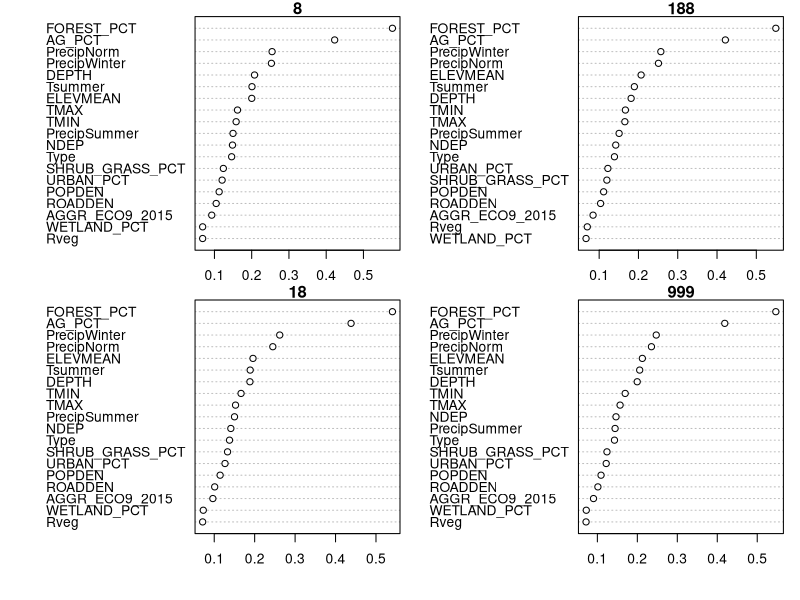
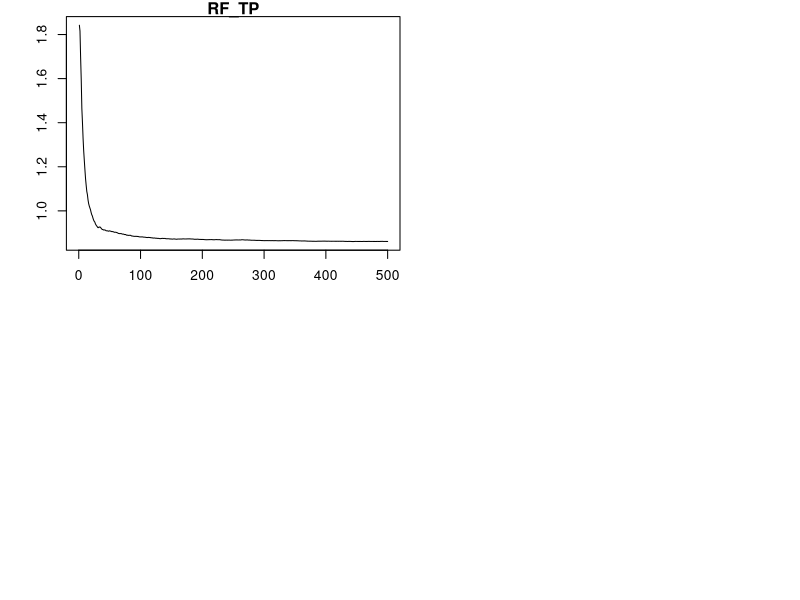

The R source for these figures, in order: (Note: a time limit stopped this script after it produced the figures.)
# Author: Katelyn King, adapted code by Ian McCullough
# Date: Jan 4, 2019
#####################################################################################################
#install.packages('randomForest')
#### R libraries ####
library(dplyr)
library(randomForest)
library(ggplot2)

#### load data ####
lake <- read.csv("Data/NLA2012_data.csv", header=T)
stream<-read.csv("Data/NRSA0809_data.csv", header=T)
wetland<-read.csv("Data/NWCA2011_data.csv", header=T)

### Combine all 3 ecosystems 
allecos<-gtools::smartbind(lake, stream, wetland)

### Compare biotic and abiotic variables to predictor variables###
## Random forest procedure
#set up parameters 
ntreez <- 500
par(mfrow=c(2,2))
par(mar=c(2,2,1,1), oma=c(2,2,0,0))
set_string <-c(8, 188, 18, 999) #TRY DIFFERENT SEED SETS 188, 18, 999 top predictors don't change 

### TP #### 
noNAs<-allecos[!(is.na(allecos$TP)),] 
for (i in 1:length(set_string)) {
  set.seed(set_string[i])
  RF_TP <- randomForest(log(TP+1) ~ Rveg + ELEVMEAN + Type + DEPTH + POPDEN + ROADDEN + NDEP + 
                          TMIN + TMAX + PrecipNorm + PrecipSummer + Tsummer + PrecipWinter + AG_PCT + FOREST_PCT +
                          WETLAND_PCT + URBAN_PCT + SHRUB_GRASS_PCT + AGGR_ECO9_2015, 
                        data=noNAs, ntree=ntreez, importance=T, na.action=na.omit)
  RF_TP
  TP_imp <-randomForest::importance(RF_TP, type=1, scale=FALSE) #mean decrease in accuracy (also called permutation accuracy importance).
  imp<-as.data.frame(TP_imp) 
  imp$'Pred'   <-rownames(imp)
  imp <- structure(imp$`%IncMSE`, names = as.character(imp$Pred))
  
  dotchart(imp[order(imp)], xlab = "mean decrease in accuracy",
                main = set_string[i])
  
} 

# diagnostic for if I ran enough trees to reduce MSE  
plot(RF_TP, xlim=c(0,500))

#### TN ##### 
noNAs<-allecos[!(is.na(allecos$TN)),] 
for (i in 1:length(set_string)) { #TRY DIFFERENT SEED SETS 188, 18, 999, 8
  set.seed(set_string[i])
RF_TN <- randomForest(log(TN+1) ~ Rveg + ELEVMEAN + Type + DEPTH + POPDEN + ROADDEN + NDEP + 
                        TMIN + TMAX + PrecipNorm + PrecipSummer + Tsummer + PrecipWinter + AG_PCT + FOREST_PCT +
                        WETLAND_PCT + URBAN_PCT + SHRUB_GRASS_PCT + AGGR_ECO9_2015, 
                      data=noNAs, ntree=ntreez, importance=T, na.action=na.omit)
RF_TN
TN_imp <-randomForest::importance(RF_TN, type=1, scale=FALSE) #mean decrease in accuracy (also called permutation accuracy importance).
imp<-as.data.frame(TN_imp) 
imp$'Pred'   <-rownames(imp)
imp <- structure(imp$`%IncMSE`, names = as.character(imp$Pred))

dotchart(imp[order(imp)], xlab = "mean decrease in accuracy",
         main = set_string[i])

} 

# diagnostic for if I ran enough trees to reduce MSE  
plot(RF_TN, xlim=c(0,500))

#### ChlA ##### 
noNAs<-allecos[!(is.na(allecos$CHLA)),] 
for (i in 1:length(set_string)) { #TRY DIFFERENT SEED SETS 188, 18, 999, 8
  set.seed(set_string[i])
RF_CHLA <- randomForest(log(CHLA+1) ~ Rveg + ELEVMEAN + Type + DEPTH + POPDEN + ROADDEN + NDEP + 
                        TMIN + TMAX + PrecipNorm + PrecipSummer + Tsummer + PrecipWinter + AG_PCT + FOREST_PCT +
                        WETLAND_PCT + URBAN_PCT + SHRUB_GRASS_PCT + AGGR_ECO9_2015, 
                      data=noNAs, ntree=ntreez, importance=T, na.action=na.omit)
RF_CHLA
CHLA_imp <-randomForest::importance(RF_CHLA, type=1, scale=FALSE) #mean decrease in accuracy (also called permutation accuracy importance).
imp<-as.data.frame(CHLA_imp) 
imp$'Pred'   <-rownames(imp)
imp <- structure(imp$`%IncMSE`, names = as.character(imp$Pred))

dotchart(imp[order(imp)], xlab = "mean decrease in accuracy",
         main = set_string[i])

} 
# diagnostic for if I ran enough trees to reduce MSE  
plot(RF_CHLA, xlim=c(0,500))

#### Aquatic Veg ##### 
noNAs<-allecos[!(is.na(allecos$aqveg)),] 
for (i in 1:length(set_string)) { #TRY DIFFERENT SEED SETS 188, 18, 999, 8
  set.seed(set_string[i])
RF_aqveg <- randomForest(log(aqveg+1) ~ Rveg + ELEVMEAN + Type + DEPTH + POPDEN + ROADDEN + NDEP + 
                          TMIN + TMAX + PrecipNorm + PrecipSummer + Tsummer + PrecipWinter + AG_PCT + FOREST_PCT +
                          WETLAND_PCT + URBAN_PCT + SHRUB_GRASS_PCT + AGGR_ECO9_2015, 
                        data=noNAs, ntree=ntreez, importance=T, na.action=na.omit)
RF_aqveg
veg_imp <-randomForest::importance(RF_aqveg, type=1, scale=FALSE) #mean decrease in accuracy (also called permutation accuracy importance).
imp<-as.data.frame(veg_imp) 
imp$'Pred'   <-rownames(imp)
imp <- structure(imp$`%IncMSE`, names = as.character(imp$Pred))

dotchart(imp[order(imp)], xlab = "mean decrease in accuracy",
         main = set_string[i])

} 
# diagnostic for if I ran enough trees to reduce MSE  
plot(RF_aqveg, xlim=c(0,500))

### 4-PANEL PLOT ####

#ggplot 
#TP
  imp<-as.data.frame(TP_imp) 
  imp$'Pred'   <-rownames(imp)
  io<-imp[order(imp$`%IncMSE`),]
  io$`Pred` <- factor(io$`Pred`, levels=io$`Pred`)  # convert to factor to retain sorted order in plot.
  
  theme_set(theme_bw())  

TP<- ggplot(io, aes(x=`Pred`, y=`%IncMSE`)) + 
  geom_point(stat="identity", size=2) + 
  coord_flip(ylim = c(0, 0.6)) + 
  theme(axis.text.y=element_text(face = c('plain', 'plain', 'plain', 'plain',
                                          'plain', 'plain', 'plain', 'plain', 'plain', 'plain',
                                          'plain', 'plain', 'plain', 'plain', 'plain', 'plain', 
                                          'bold', 'bold', 'bold'))) +
  theme(axis.title.x=element_blank()) + 
  theme(axis.title.y=element_blank())

#TN
imp<-as.data.frame(TN_imp) 
imp$'Pred'   <-rownames(imp)
io<-imp[order(imp$`%IncMSE`),]
io$`Pred` <- factor(io$`Pred`, levels=io$`Pred`)  # convert to factor to retain sorted order in plot.

TN<- ggplot(io, aes(x=`Pred`, y=`%IncMSE`)) + 
  geom_point(stat="identity", size=2) + 
  coord_flip(ylim = c(0, 0.6)) + 
  theme(axis.text.y=element_text(face = c( 'plain', 'plain', 'plain', 'plain',
                                          'plain', 'plain', 'plain', 'plain', 'plain', 'plain',
                                          'plain', 'plain', 'plain', 'plain', 'plain', 'bold', 
                                          'bold', 'bold', 'bold'))) +
  theme(axis.title.x=element_blank())  + 
  theme(axis.title.y=element_blank())

#CHL
imp<-as.data.frame(CHLA_imp) 
imp$'Pred'   <-rownames(imp)
io<-imp[order(imp$`%IncMSE`),]
io$`Pred` <- factor(io$`Pred`, levels=io$`Pred`)  # convert to factor to retain sorted order in plot.

CHL<- ggplot(io, aes(x=`Pred`, y=`%IncMSE`)) + 
  geom_point(stat="identity", size=2) + 
  coord_flip(ylim = c(0, 0.4)) + 
  theme(axis.text.y=element_text(face = c('plain', 'plain', 'plain',
                                          'plain', 'plain', 'plain', 'plain', 'plain', 'plain',
                                          'plain', 'plain', 'plain', 'plain', 'plain', 'plain', 
                                          'plain', 'bold', 'bold', 'bold'))) +
  ylab("mean decrease in accuracy") + 
  theme(axis.title.y=element_blank())


#AqVeg
imp<-as.data.frame(veg_imp) 
imp$'Pred'   <-rownames(imp)
io<-imp[order(imp$`%IncMSE`),]
io$`Pred` <- factor(io$`Pred`, levels=io$`Pred`)  # convert to factor to retain sorted order in plot.

veg<- ggplot(io, aes(x=`Pred`, y=`%IncMSE`)) + 
  geom_point(stat="identity", size=2) + 
  coord_flip( ylim = c(0, 0.85)) + 
  theme(axis.text.y=element_text(face = c('plain', 'plain', 'plain',
                                          'plain', 'plain', 'plain', 'plain', 'plain', 'plain',
                                          'plain', 'plain', 'plain', 'plain', 'plain', 'plain', 
                                          'plain', 'plain', 'bold', 'bold'))) +
  ylab("mean decrease in accuracy") + 
  theme(axis.title.y=element_blank())


Fig3<-cowplot::plot_grid(TP, TN, CHL, veg, labels = c('a', 'b', "c", "d"))

#save plot
cowplot::save_plot("Figures/Fig3.pdf", Fig3, ncol = 2, nrow = 2, base_width = 7,
                   base_aspect_ratio = 1.1, dpi=600)

############################################
## Appendix S2 ###
############################################
#plot the number of trees as a function of error 
png('Sup2a.png',width = 7, height = 4, units = 'in', res = 600)
par(mfrow=c(2,2))
par(mar=c(2,2,1,1), oma=c(2,2,0,0))

plot(RF_TP, xlim=c(0,500), main ='')
mtext('a', side = 3, line = 0, adj = -0.1, cex = 1, font=2)
plot(RF_TN, xlim=c(0,500), main ='')
mtext('b', side = 3, line = 0, adj = -0.1, cex = 1, font=2)
plot(RF_CHLA, xlim=c(0,500), main ='')
mtext('c', side = 3, line = 0, adj = -0.1, cex = 1, font=2)
plot(RF_aqveg, xlim=c(0,500), main ='')
mtext('d', side = 3, line = 0, adj = -0.1, cex = 1, font=2)
mtext("number of trees", side = 1, outer = TRUE, cex = 1, line = 1)
mtext("error", side = 2, outer = TRUE, adj=0.53, cex = 1, line = 1)

dev.off()

#### subsampling RF for equal sample size #### 

set.seed(999) #try multiple random bootstrap samples, set.seed( 999, 19, 18, and 188 )
lake_samp<-sample(nrow(lake), size=400, replace = TRUE, prob = NULL)
lake_s <- lake[lake_samp, ]

set.seed(999)
stream_samp<-sample(nrow(stream), size=400, replace = TRUE, prob = NULL)
stream_s <- stream[stream_samp, ]

allecos_s<-gtools::smartbind(lake_s, stream_s, wetland)
allecos_s$lnTP<-log(allecos_s$TP+1)
allecos_s$lnTN<-log(allecos_s$TN+1)
allecos_s$lnCHL<-log(allecos_s$CHLA+1)
allecos_s$lnaqveg<-log(allecos_s$aqveg+1)


#plot importance 
  library(ggplot2)
  theme_set(theme_bw())  

#TP
  
  for (i in 1:length(set_string)) { #TRY DIFFERENT SEED SETS 188, 18, 999, 8
    set.seed(set_string[i])
    s_TP <- randomForest(lnTP ~ Rveg + ELEVMEAN + Type + DEPTH + POPDEN + ROADDEN + NDEP + 
                           TMIN + TMAX + PrecipNorm + PrecipSummer + Tsummer + PrecipWinter + AG_PCT + FOREST_PCT +
                           WETLAND_PCT + URBAN_PCT + SHRUB_GRASS_PCT + AGGR_ECO9_2015, 
                         data=allecos_s, ntree=ntreez, importance=T, na.action=na.omit)
    print(s_TP)
    s_imp <-randomForest::importance(s_TP, type=1, scale=FALSE) 
    imp<-as.data.frame(s_imp) 
    imp$'Pred'   <-rownames(imp)
    imp <- structure(imp$`%IncMSE`, names = as.character(imp$Pred))
    
    dotchart(imp[order(imp)], xlab = "mean decrease in accuracy",
             main = set_string[i])
    
  } 

s_imp <-randomForest::importance(s_TP, type=1, scale=FALSE) 
imp<-as.data.frame(s_imp)  
imp$'Pred'   <-rownames(imp)
io<-imp[order(imp$`%IncMSE`),]
io$`Pred` <- factor(io$`Pred`, levels=io$`Pred`)  # convert to factor to retain sorted order in plot.
  
TP<- ggplot(io, aes(x=`Pred`, y=`%IncMSE`)) + 
    geom_point(stat="identity", size=2) + 
    coord_flip(ylim = c(0, 0.6)) + 
    theme(axis.text.y=element_text(face = c('plain', 'plain', 'plain',
                                            'plain', 'plain', 'plain', 'plain', 'plain', 'plain',
                                            'plain', 'plain', 'plain', 'plain', 'plain', 'bold', 
                                            'bold', 'bold', 'bold',  'bold'))) +
  theme(axis.title.x=element_blank()) + 
    theme(axis.title.y=element_blank())

#TN
for (i in 1:length(set_string)) { #TRY DIFFERENT SEED SETS 188, 18, 999, 8
  set.seed(set_string[i])
  s_TN <- randomForest(lnTN ~ Rveg + ELEVMEAN + Type + DEPTH + POPDEN + ROADDEN + NDEP + 
                         TMIN + TMAX + PrecipNorm + PrecipSummer + Tsummer + PrecipWinter + AG_PCT + FOREST_PCT +
                         WETLAND_PCT + URBAN_PCT + SHRUB_GRASS_PCT + AGGR_ECO9_2015, 
                       data=allecos_s, ntree=ntreez, importance=T, na.action=na.omit)
  print(s_TN)
  s_imp <-randomForest::importance(s_TN, type=1, scale=FALSE) 
  imp<-as.data.frame(s_imp) 
  imp$'Pred'   <-rownames(imp)
  imp <- structure(imp$`%IncMSE`, names = as.character(imp$Pred))
  
  dotchart(imp[order(imp)], xlab = "mean decrease in accuracy",
           main = set_string[i])
  
} 

s_imp <-randomForest::importance(s_TN, type=1, scale=FALSE) 
imp<-as.data.frame(s_imp)  
imp$'Pred'   <-rownames(imp)
io<-imp[order(imp$`%IncMSE`),]
io$`Pred` <- factor(io$`Pred`, levels=io$`Pred`)  # convert to factor to retain sorted order in plot.

TN<- ggplot(io, aes(x=`Pred`, y=`%IncMSE`)) + 
  geom_point(stat="identity", size=2) + 
  coord_flip(ylim = c(0, 0.6)) + 
  theme(axis.text.y=element_text(face = c('plain', 'plain', 'plain', 'plain',
                                          'plain', 'plain', 'plain', 'plain', 'plain', 'plain',
                                          'plain', 'plain', 'plain', 'plain', 'plain', 'bold', 
                                          'bold', 'bold', 'bold'))) +
  theme(axis.title.x=element_blank())  + 
  theme(axis.title.y=element_blank())

#CHL
for (i in 1:length(set_string)) { #TRY DIFFERENT SEED SETS 188, 18, 999, 8
  set.seed(set_string[i])
  s_CHL <- randomForest(lnCHL ~ Rveg + ELEVMEAN + Type + DEPTH + POPDEN + ROADDEN + NDEP + 
                         TMIN + TMAX + PrecipNorm + PrecipSummer + Tsummer + PrecipWinter + AG_PCT + FOREST_PCT +
                         WETLAND_PCT + URBAN_PCT + SHRUB_GRASS_PCT + AGGR_ECO9_2015, 
                       data=allecos_s, ntree=ntreez, importance=T, na.action=na.omit)
  print(s_CHL)
  s_imp <-randomForest::importance(s_CHL, type=1, scale=FALSE) 
  imp<-as.data.frame(s_imp) 
  imp$'Pred'   <-rownames(imp)
  imp <- structure(imp$`%IncMSE`, names = as.character(imp$Pred))
  
  dotchart(imp[order(imp)], xlab = "mean decrease in accuracy",
           main = set_string[i])
  
} 

s_imp <-randomForest::importance(s_CHL, type=1, scale=FALSE) 
imp<-as.data.frame(s_imp)  
imp$'Pred'   <-rownames(imp)
io<-imp[order(imp$`%IncMSE`),]
io$`Pred` <- factor(io$`Pred`, levels=io$`Pred`)  # convert to factor to retain sorted order in plot.

CHL<- ggplot(io, aes(x=`Pred`, y=`%IncMSE`)) + 
  geom_point(stat="identity", size=2) + 
  coord_flip() + 
  theme(axis.text.y=element_text(face = c( 'plain', 'plain', 'plain',
                                          'plain', 'plain', 'plain', 'plain', 'plain', 'plain',
                                          'plain', 'plain', 'plain', 'plain', 'plain', 'plain', 
                                          'plain', 'bold', 'bold', 'bold'))) +
  ylab("mean decrease in accuracy") + 
  theme(axis.title.y=element_blank())


#AqVeg
for (i in 1:length(set_string)) { #TRY DIFFERENT SEED SETS 188, 18, 999, 8
  set.seed(set_string[i])
  s_AQ <- randomForest(lnaqveg ~ Rveg + ELEVMEAN + Type + DEPTH + POPDEN + ROADDEN + NDEP + 
                         TMIN + TMAX + PrecipNorm + PrecipSummer + Tsummer + PrecipWinter + AG_PCT + FOREST_PCT +
                         WETLAND_PCT + URBAN_PCT + SHRUB_GRASS_PCT + AGGR_ECO9_2015, 
                       data=allecos_s, ntree=ntreez, importance=T, na.action=na.omit)
  print(s_AQ)
  s_imp <-randomForest::importance(s_AQ, type=1, scale=FALSE) 
  imp<-as.data.frame(s_imp) 
  imp$'Pred'   <-rownames(imp)
  imp <- structure(imp$`%IncMSE`, names = as.character(imp$Pred))
  
  dotchart(imp[order(imp)], xlab = "mean decrease in accuracy",
           main = set_string[i])
  
} 

s_imp <-randomForest::importance(s_AQ, type=1, scale=FALSE) 
imp<-as.data.frame(s_imp)  
imp$'Pred'   <-rownames(imp)
io<-imp[order(imp$`%IncMSE`),]
io$`Pred` <- factor(io$`Pred`, levels=io$`Pred`)  # convert to factor to retain sorted order in plot.

veg<- ggplot(io, aes(x=`Pred`, y=`%IncMSE`)) + 
    geom_point(stat="identity", size=2) + 
    coord_flip( ylim = c(0, 0.8)) + 
    theme(axis.text.y=element_text(face = c('plain', 'plain', 'plain',
                                            'plain', 'plain', 'plain', 'plain', 'plain', 'plain',
                                            'plain', 'plain', 'plain', 'plain', 'plain', 'plain', 
                                            'plain', 'plain', 'plain',  'bold'))) +
    ylab("mean decrease in accuracy") + 
    theme(axis.title.y=element_blank())
  



Sup2<-cowplot::plot_grid(TP, TN, CHL, veg, labels = c('a', 'b', "c", "d"))

#save plot
cowplot::save_plot("Figures/Sup2b.png", Sup2, ncol = 2, nrow = 2, base_width = 7,
                   base_aspect_ratio = 1.1, dpi=600)
